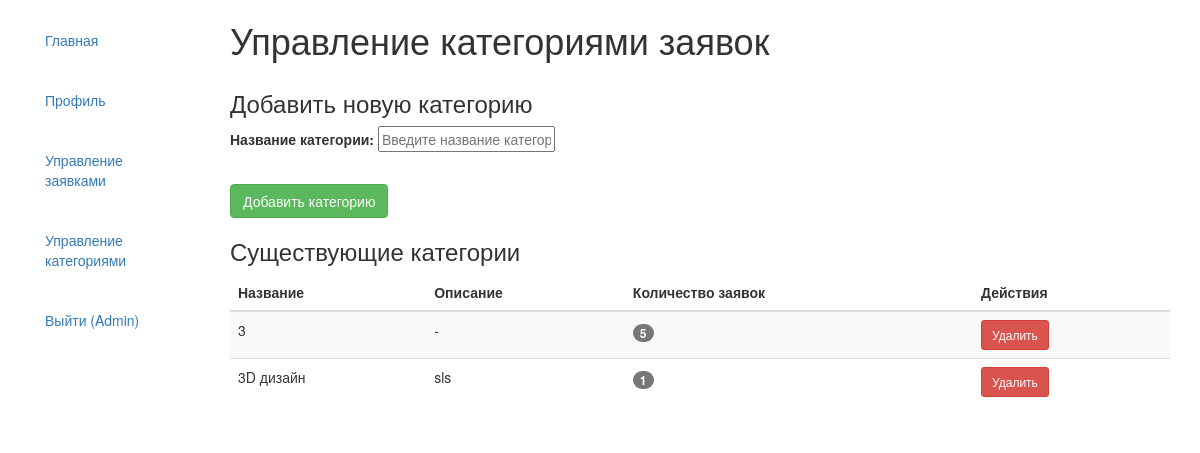
Before: /management/categories/ (signed in) with the older database file.
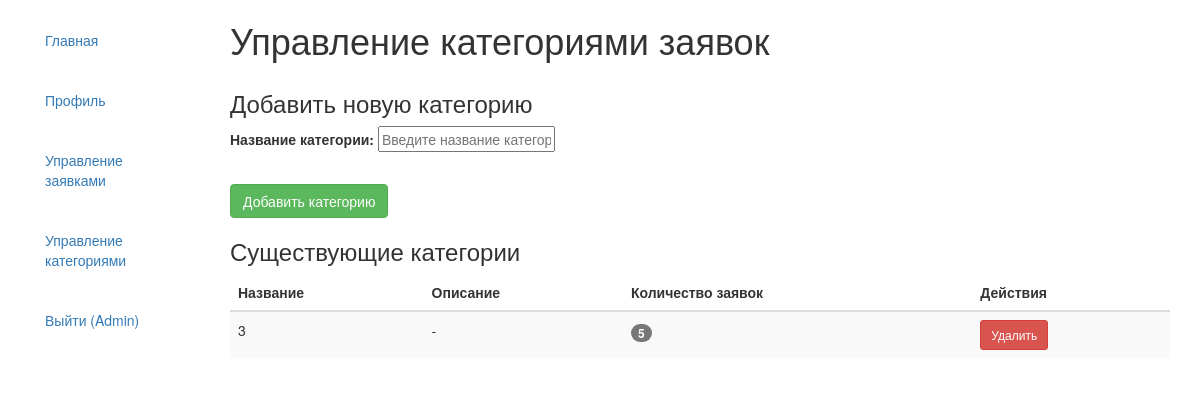
After: the same page with the newer database file.
### main/models.py (models this page shows, shortened)
class Category(models.Model):
    name = models.CharField(
        max_length=100,
        verbose_name='Название категории',
        unique=True
    )
    description = models.TextField(
        verbose_name='Описание категории',
        blank=True
    )
    class Meta:
            verbose_name = 'Категория'
            verbose_name_plural = 'Категории'
            ordering = ['name']

### main/views.py (the view)
# urls.py: path('management/categories/', views.manage_categories, name='manage_categories'),
@admin_required
def manage_categories(request):
    categories = Category.objects.all().order_by('name')
    if request.method == 'POST':
        form = CategoryForm(request.POST)
        if form.is_valid():
            form.save()
            return redirect('main:manage_categories')
    else:
        form = CategoryForm()
    return render(request, 'main/manage_categories.html', {
        'categories': categories,
        'form': form
    })

### main/forms.py
class CategoryForm(forms.ModelForm):
    class Meta:
        model = Category
        fields = ['name']
        widgets = {
            'name': forms.TextInput(attrs={
                'placeholder': 'Введите название категории'
            }),
        }
        labels = {
            'name': 'Название категории',
        }

### main/views.py (called while the page is built)
def admin_required(function=None):
    actual_decorator = user_passes_test(
        lambda u: u.is_superuser,
        login_url='/'
    )
    if function:
        return actual_decorator(function)
    return actual_decorator

### main/templates/main/manage_categories.html (shortened to what this page needs)
{% extends "base_generic.html" %}
{% block content %}
<div class="container-fluid">
    <div class="row">
        <div class="col-md-8">
            <h1>Управление категориями заявок</h1>
        </div>
    </div>
    <div class="card mb-4">
        <div class="card-header">
            <h3 class="mb-0">Добавить новую категорию</h3>
        </div>
        <div class="card-body">
            <form method="post">
                <div class="row">
                    <div class="col-md-6">
                        <div class="form-group">
                            {{ form.name.label_tag }}
                            {{ form.name }}
                        </div>
                    </div>
                </div>
                <div class="row">
                    <div class="col-md-8">
                    </div>
                </div>
                <button type="submit" class="btn btn-success">Добавить категорию</button>
            </form>
        </div>
    </div>
    <div class="card">
        <div class="card-header">
            <h3 class="mb-0">Существующие категории</h3>
        </div>
        <div class="card-body">
            {% if categories %}
                <div class="table-responsive">
                    <table class="table table-striped">
                        <thead>
                            <tr>
                                <th>Название</th>
                                <th>Описание</th>
                                <th>Количество заявок</th>
                                <th>Действия</th>
                            </tr>
                        </thead>
                        <tbody>
                            {% for category in categories %}
                            <tr>
                                <td>{{ category.name }}</td>
                                <td>{{ category.description|default:"-" }}</td>
                                <td>
                                    <span class="badge badge-primary">
                                        {{ category.application_set.count }}
                                    </span>
                                </td>
                                <td>
                                    <form method="post" action="{% url 'main:delete_category' category.id %}"
                                        onsubmit="return confirm('Вы уверены, что хотите удалить категорию \'{{ category.name }}\'?{% if category.application_set.count > 0 %}\n\nБудет также удалено заявок: {{ category.application_set.count }}{% endif %}\n\nЭто действие нельзя отменить!')">
                                        <button type="submit" class="btn btn-danger btn-sm">
                                            Удалить
                                        </button>
                                    </form>
                                </td>
                            </tr>
                            {% endfor %}
                        </tbody>
                    </table>
                </div>
            {% else %}
                <div class="alert alert-info">
                    Категории еще не добавлены.
                </div>
            {% endif %}
        </div>
    </div>
</div>
{% endblock %}

Changed rows visible on the page:
removed Category: name "3D дизайн", description "sls", application_set.count "1"
